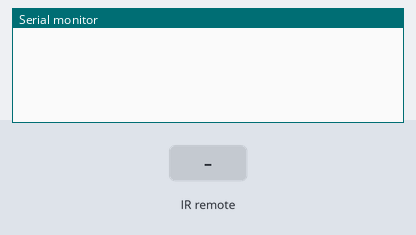
The sketch below on a simulated Arduino Mega 2560, built with avr-gcc and run on an emulated ATmega2560. Parts: the last lines printed to the serial monitor. Inputs (shaded band) come from the test bench.

Above: at 1.2 s.
1.3 s: infrared code 0x07 received
At 1.8 s:
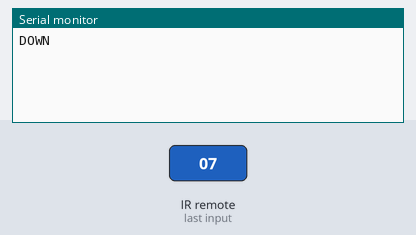
2.8 s: infrared code 0x09 received
At 4.0 s:
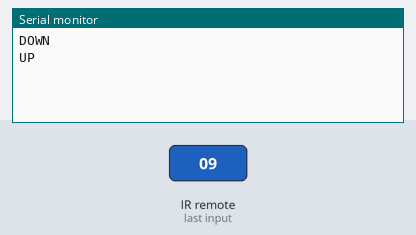
4.3 s: infrared code 0x43 received
At 5.3 s:
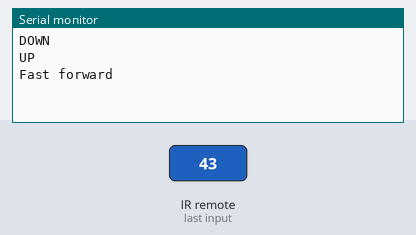
5.8 s: infrared code 0x44 received
At 6.5 s:
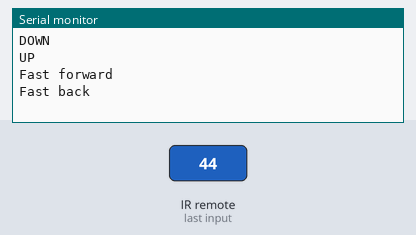

Measured:
- after the input at 1.3 s, the serial monitor: prints a new line at once (image 1)
- after the input at 2.8 s, the serial monitor: prints a new line at once (image 2)
- after the input at 4.3 s, the serial monitor: prints a new line at once (image 3)
- after the input at 5.8 s, the serial monitor: prints a new line at once (image 4)

The sketch:

ir_recv_test.ino
```cpp
// Test Arduino code for IR receiver

#include <IRremote.h>

const int ir_recv_pin = 40;     // Connected to digital signal pin on IR diode

void setup()
{
    Serial.begin(115200);
    IrReceiver.begin(ir_recv_pin, ENABLE_LED_FEEDBACK);
}

void loop()
{
    if (IrReceiver.decode())
    {
        //Serial.println(IrReceiver.decodedIRData.decodedRawData, HEX);
        //IrReceiver.printIRResultShort(&Serial);

        switch(IrReceiver.decodedIRData.command)
        {
            // Can be used to lower fan speed
            case 0x07:
                Serial.println("DOWN");
                break;

            // Can be used to raise fan speed
            case 0x09:
                Serial.println("UP");
                break;

            // Can be used to switch fan direction
            case 0x43:
                Serial.println("Fast forward");
                break;

            // Can also be used to switch fan direction
            case 0x44:
                Serial.println("Fast back");
                break;

            // Catch all - do nothing
            default:
              Serial.println("Other");
              break;
        }

        IrReceiver.resume();
    }
}

// FOR REFERENCE
//
//    BUTTON    | RAW DATA  | decodedIrData.command
//--------------|-----------|-------------------------
//    Power     | BA45FF00  |           0x45
//    Vol+      | B946FF00  |           0x46
//    Vol-      | EA15FF00  |           0x15
//  Fast Back   | BB44FF00  |           0x44
//  Play/Pause  | BF40FF00  |           0x40
//  Fast Forw.  | BC43FF00  |           0x43
//    Down      | F807FF00  |           0x07
//     Up       | F609FF00  |           0x09
//    Func      | B847FF00  |           0x47
//     EQ       | E619FF00  |           0x19
//  St/Rept     | F20DFF00  |           0x0D
//      0       | E916FF00  |           0x16
//      1       | F30CFF00  |           0x0C
//      2       | E718FF00  |           0x18
//      3       | A15EFF00  |           0x5E
//      4       | F708FF00  |           0x08
//      5       | E31CFF00  |           0x1C
//      6       | A55AFF00  |           0x5A
//      7       | BD42FF00  |           0x42
//      8       | AD52FF00  |           0x52
//      9       | B54AFF00  |           0x4A
```
